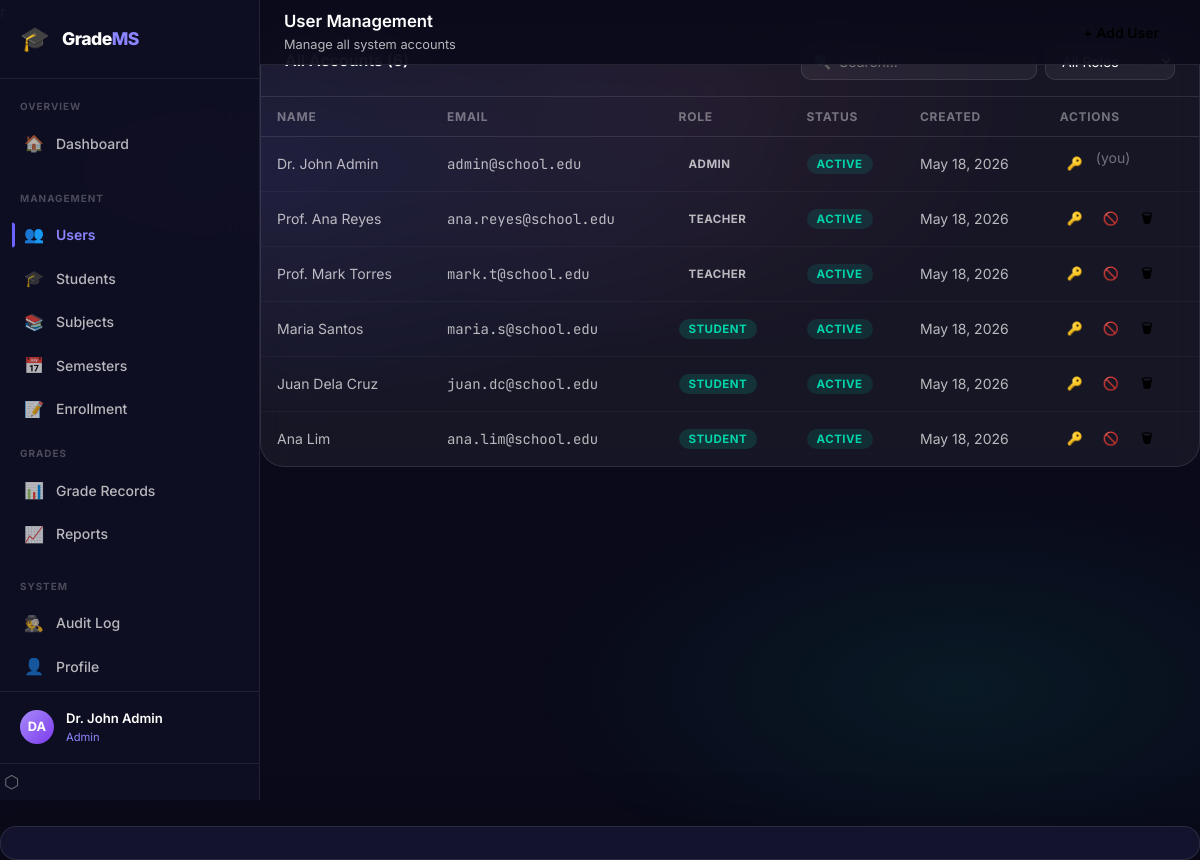
/admin/user_management.php (signed in), run on the app's committed database.
### tables this page shows
CREATE TABLE IF NOT EXISTS users (
  id           INT UNSIGNED AUTO_INCREMENT PRIMARY KEY,
  name         VARCHAR(150)                        NOT NULL,
  email        VARCHAR(200)                        NOT NULL UNIQUE,
  password     VARCHAR(255)                        NOT NULL,   
  role         ENUM('admin','teacher','student')   NOT NULL,
  photo_path   VARCHAR(300)                        DEFAULT NULL,
  is_active    TINYINT(1)                          NOT NULL DEFAULT 1,
  created_at   DATETIME                            NOT NULL DEFAULT CURRENT_TIMESTAMP,
  updated_at   DATETIME                            ON UPDATE CURRENT_TIMESTAMP,
  INDEX idx_role (role),
  INDEX idx_email (email)
);

### config/DB.php (called while the page is built, shortened)
<?php
class DB {
    private static ?PDO $instance = null;
    public static function getInstance(): PDO {
        if (self::$instance === null) {
            $host    = $_ENV['DB_HOST']     ?? 'localhost';
            $dbname  = $_ENV['DB_NAME']     ?? 'grade_management';
            $user    = $_ENV['DB_USER']     ?? 'root';
            $pass    = $_ENV['DB_PASSWORD'] ?? '';
            $charset = 'utf8mb4';
            $dsn = "mysql:host={$host};dbname={$dbname};charset={$charset}";
            $options = [
                PDO::ATTR_ERRMODE            => PDO::ERRMODE_EXCEPTION,
                PDO::ATTR_DEFAULT_FETCH_MODE => PDO::FETCH_ASSOC,
                PDO::ATTR_EMULATE_PREPARES   => false,
            ];
            try {
                self::$instance = new PDO($dsn, $user, $pass, $options);
            } catch (PDOException $e) {
                error_log('Database connection failed: ' . $e->getMessage());
                http_response_code(500);
                die(json_encode(['error' => 'Database connection failed.']));
            }
        }
        return self::$instance;
    }
    public static function query(string $sql, array $params = []): PDOStatement {
        $stmt = self::getInstance()->prepare($sql);
        $stmt->execute($params);
        return $stmt;
    }
    public static function fetchAll(string $sql, array $params = []): array {
        return self::query($sql, $params)->fetchAll();
    }
}

### admin/user_management.php (the view, shortened to what this page needs)
<?php
require_once __DIR__ . '/../config/DB.php';
$sql    = 'SELECT * FROM users WHERE 1=1';
$params = [];
$sql .= ' ORDER BY created_at DESC';
$users = DB::fetchAll($sql, $params);
include __DIR__ . '/../shared/header.php';
?>
<div class="topbar">
  <div>
    <div class="topbar-title">User Management</div>
    <div class="topbar-subtitle text-secondary">Manage all system accounts</div>
  </div>
  <div class="topbar-actions">
    <button class="btn btn-blue" onclick="showModal('modal-add-user')">+ Add User</button>
  </div>
</div>
<div class="table-card">
  <div class="table-header">
    <div class="table-title">All Accounts (<?= count($users) ?>)</div>
    <div class="table-actions">
      <form method="GET" style="display:flex;gap:8px">
      </form>
    </div>
  </div>
  <table>
    <thead>
      <tr>
        <th>Name</th><th>Email</th><th>Role</th>
        <th>Status</th><th>Created</th><th>Actions</th>
      </tr>
    </thead>
    <tbody>
      <?php foreach ($users as $u): ?>
        <tr>
          <td><?= htmlspecialchars($u['name'], ENT_QUOTES, 'UTF-8') ?></td>
          <td class="text-secondary font-mono fs-13"><?= htmlspecialchars($u['email'], ENT_QUOTES, 'UTF-8') ?></td>
          <td><span class="badge badge-<?= $u['role'] ?>"><?= ucfirst($u['role']) ?></span></td>
          <td>
            <span class="badge badge-<?= $u['is_active'] ? 'active' : 'inactive' ?>">
              <?= $u['is_active'] ? 'Active' : 'Inactive' ?>
            </span>
          </td>
          <td class="text-muted"><?= date('M j, Y', strtotime($u['created_at'])) ?></td>
          <td>
            <div style="display:flex;gap:6px">
              <button class="btn btn-glass btn-sm btn-icon"
                onclick="openResetModal(<?= $u['id'] ?>, '<?= htmlspecialchars($u['name'], ENT_QUOTES, 'UTF-8') ?>')"
                title="Reset Password">🔑</button>
              <?php if ($u['id'] != $_SESSION['user_id']): ?>
                <form method="POST" style="display:inline">
                  <button class="btn btn-amber btn-sm btn-icon" type="submit"
                    title="<?= $u['is_active'] ? 'Deactivate' : 'Activate' ?>">
                    <?= $u['is_active'] ? '🚫' : '✅' ?>
                  </button>
                </form>
                <form method="POST" style="display:inline"
                  onsubmit="return confirm('Delete this account? This cannot be undone.')">
                  <button class="btn btn-rose btn-sm btn-icon" type="submit" title="Delete">🗑</button>
                </form>
              <?php else: ?>
                <span class="text-muted fs-12">(you)</span>
              <?php endif; ?>
            </div>
          </td>
        </tr>
      <?php endforeach; ?>
    </tbody>
  </table>
</div>
<?php include __DIR__ . '/../shared/footer.php'; ?>

### data on the page
users: name "Dr. John Admin", email "admin@school.edu", role "ADMIN", is_active "ACTIVE", created_at "May 18, 2026", shows "(you)"
users: name "Prof. Ana Reyes", email "ana.reyes@school.edu", role "TEACHER", is_active "ACTIVE", created_at "May 18, 2026"
users: name "Prof. Mark Torres", email "mark.t@school.edu", role "TEACHER", is_active "ACTIVE", created_at "May 18, 2026"
users: name "Maria Santos", email "maria.s@school.edu", role "STUDENT", is_active "ACTIVE", created_at "May 18, 2026"
users: name "Juan Dela Cruz", email "juan.dc@school.edu", role "STUDENT", is_active "ACTIVE", created_at "May 18, 2026"
users: name "Ana Lim", email "ana.lim@school.edu", role "STUDENT", is_active "ACTIVE", created_at "May 18, 2026"

### other printed values
$section['label'] "OVERVIEW"
$item['icon'] "🏠"
$item['text'] "Dashboard"
$section['label'] "MANAGEMENT"
$item['icon'] "👥"
$item['text'] "Users"
$item['icon'] "🎓"
$item['text'] "Students"
$item['icon'] "📚"
$item['text'] "Subjects"
$item['icon'] "📅"
$item['text'] "Semesters"
$item['icon'] "📝"
$item['text'] "Enrollment"
$section['label'] "GRADES"
